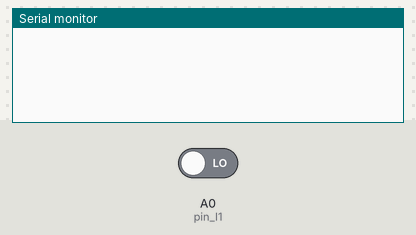
Simulated run of this sketch. Board: Arduino Nano, built with avr-gcc and run on an emulated ATmega328P. Shown: the last lines printed to the serial monitor. Inputs (shaded band) come from the test bench; at power-on: A0 (pin_I1) LOW.

Above: at 1.2 s.
1.3 s: A0 (pin_I1) driven HIGH
At 1.9 s:
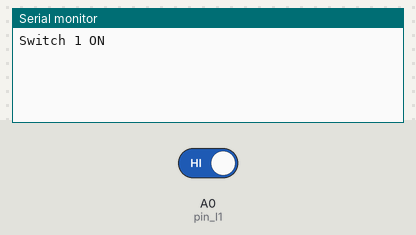
2.8 s: A0 (pin_I1) driven LOW
At 4.2 s:
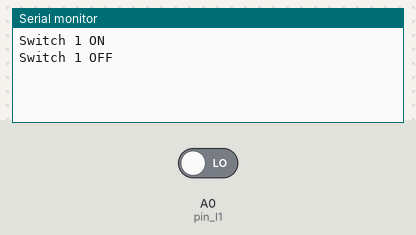

Measured:
- after the input at 1.3 s, the serial monitor: prints a new line at once (image 1)
- after the input at 2.8 s, the serial monitor: prints a new line at once (image 2)

The sketch:

6_DIN_Toggle_Switch.ino
```cpp
#define pin_I1 A0
#define pin_I2 A1
#define pin_I3 A2
#define pin_I4 A3
#define pin_I5 A4
#define pin_I6 A5
#define pin_I7 A6
#define pin_I8 A7


void setup() {
  // put your setup code here, to run once:

  Serial.begin(9600);
}

bool stateSwitch = false;

void loop() {
  // put your main code here, to run repeatedly:

  if (stateSwitch == 0) {
    if (digitalRead(pin_I1) == 1) {
      ON_function();
      stateSwitch = 1;
    }
  } else {
    if (digitalRead(pin_I1) == 0) {
      OFF_function();
      stateSwitch = 0;
    }
  }

}

void ON_function() {
  Serial.println("Switch 1 ON");
}

void OFF_function() {
  Serial.println("Switch 1 OFF");
}
```
